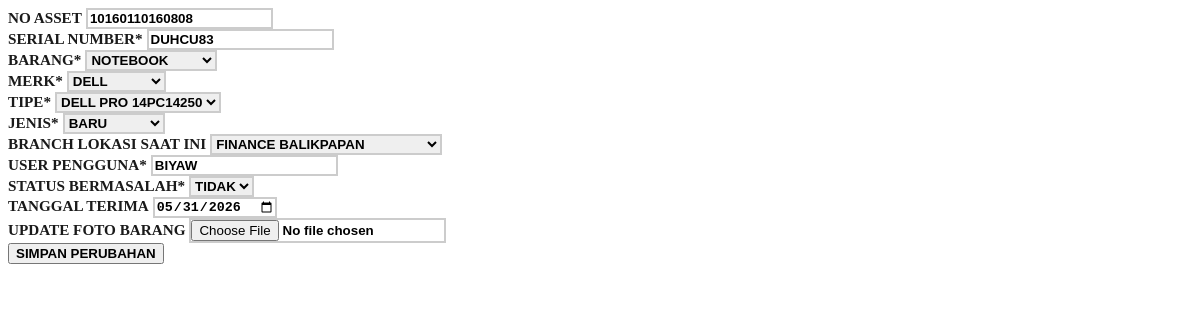
The app's page /Barang/update.php?id=71 (signed in) with its own data.
### tables this page shows
CREATE TABLE `barang` (
  `id` int NOT NULL,
  `user_id` int NOT NULL,
  `id_barang` int NOT NULL,
  `id_merk` int NOT NULL,
  `no_asset` varchar(50) NOT NULL,
  `serial_number` varchar(100) NOT NULL,
  `id_tipe` int NOT NULL,
  `id_jenis` int NOT NULL,
  `tanggal_terima` date NOT NULL,
  `bermasalah` enum('Iya','Tidak') NOT NULL,
  `keterangan_masalah` text,
  `id_status` int NOT NULL,
  `id_branch` int NOT NULL,
  `foto` varchar(255) NOT NULL,
  `user` varchar(100) NOT NULL,
  `status` enum('Tersedia','Dalam Perjalanan','Diterima') DEFAULT 'Tersedia'
);

CREATE TABLE `tb_barang` (
  `id_barang` int NOT NULL,
  `id_branch` int DEFAULT NULL,
  `nama_barang` varchar(100) NOT NULL,
  `status` enum('Tersedia','Dalam Perjalanan','Diterima') DEFAULT 'Tersedia'
);

CREATE TABLE `tb_merk` (
  `id_merk` int NOT NULL,
  `nama_merk` varchar(100) NOT NULL
);

CREATE TABLE `tb_tipe` (
  `id_tipe` int NOT NULL,
  `id_barang` int DEFAULT NULL,
  `id_merk` int DEFAULT NULL,
  `nama_tipe` varchar(100) NOT NULL
);

CREATE TABLE `tb_jenis` (
  `id_jenis` int NOT NULL,
  `nama_jenis` varchar(100) NOT NULL
);

CREATE TABLE `tb_branch` (
  `id_branch` int NOT NULL,
  `nama_branch` varchar(100) NOT NULL
);

### Barang/update.php (the view, shortened to what this page needs)
<?php
include '../config/koneksi.php';
function h($value): string
{
    return htmlspecialchars((string) $value, ENT_QUOTES, 'UTF-8');
}
function getBarangById(mysqli $koneksi, int $id): ?array
{
    $stmt = mysqli_prepare($koneksi, "SELECT * FROM barang WHERE id = ? LIMIT 1");
    mysqli_stmt_bind_param($stmt, 'i', $id);
    mysqli_stmt_execute($stmt);
    $result = mysqli_stmt_get_result($stmt);
    $row = mysqli_fetch_assoc($result) ?: null;
    return $row;
}
function getSelectOptions(mysqli $koneksi, string $sql): array
{
    $rows = [];
    $query = mysqli_query($koneksi, $sql);
    while ($row = mysqli_fetch_assoc($query)) $rows[] = $row;
    return $rows;
}
$id = (int) ($_GET['id'] ?? $_POST['id'] ?? 0);
$type = $_GET['type'] ?? 'master';
$barang = getBarangById($koneksi, $id);
if ($_SERVER['REQUEST_METHOD'] === 'GET') {
    $barangOptions    = getSelectOptions($koneksi, "SELECT * FROM tb_barang ORDER BY nama_barang ASC");
    $currentIdBarang  = (int) $barang['id_barang'];
    $merkOptions      = getSelectOptions($koneksi, "SELECT DISTINCT m.id_merk, m.nama_merk FROM tb_tipe t JOIN tb_merk m ON t.id_merk = m.id_merk WHERE t.id_barang = $currentIdBarang ORDER BY m.nama_merk ASC");
    $currentIdMerk    = (int) $barang['id_merk'];
    $tipeOptions      = getSelectOptions($koneksi, "SELECT id_tipe, nama_tipe FROM tb_tipe WHERE id_barang = $currentIdBarang AND id_merk = $currentIdMerk ORDER BY nama_tipe ASC");
    $jenisOptions     = getSelectOptions($koneksi, "SELECT * FROM tb_jenis ORDER BY nama_jenis ASC");
    $branchOptions    = getSelectOptions($koneksi, "SELECT * FROM tb_branch ORDER BY nama_branch ASC");
    $tujuanOptions    = getSelectOptions($koneksi, "SELECT * FROM tb_branch ORDER BY nama_branch ASC");
    $pemilikBarang = $barang['user'] ?? '';
?>
    <form id="formUpdate" enctype="multipart/form-data">
        <?php if ($type === 'master'): ?>
            <div class="row g-3">
                <div class="col-md-6">
                    <label class="label-bold">No Asset</label>
                    <input type="text" name="no_asset" class="form-control input-bold" value="<?= h($barang['no_asset'] ?? '') ?>" placeholder="Boleh dikosongkan">
                </div>
                <div class="col-md-6">
                    <label class="label-bold">Serial Number<span class="text-danger">*</span></label>
                    <input type="text" name="serial_number" class="form-control input-bold text-uppercase" value="<?= h($barang['serial_number'] ?? '') ?>" placeholder="Wajib diisi!" required>
                </div>
                <div class="col-md-6">
                    <label class="label-bold">Barang<span class="text-danger">*</span></label>
                    <select name="id_barang" id="update_id_barang" class="form-control select2 input-bold" required>
                        <?php foreach ($barangOptions as $b): ?>
                            <option value="<?= (int) $b['id_barang'] ?>" <?= (int) $b['id_barang'] === (int) $barang['id_barang'] ? 'selected' : '' ?>><?= strtoupper(h($b['nama_barang'])) ?></option>
                        <?php endforeach; ?>
                    </select>
                </div>
                <div class="col-md-6">
                    <label class="label-bold">Merk<span class="text-danger">*</span></label>
                    <select name="id_merk" id="update_id_merk" class="form-control select2 input-bold" required>
                        <?php foreach ($merkOptions as $m): ?>
                            <option value="<?= (int) $m['id_merk'] ?>" <?= (int) $m['id_merk'] === (int) $barang['id_merk'] ? 'selected' : '' ?>><?= strtoupper(h($m['nama_merk'])) ?></option>
                        <?php endforeach; ?>
                    </select>
                </div>
                <div class="col-md-6">
                    <label class="label-bold">Tipe<span class="text-danger">*</span></label>
                    <select name="id_tipe" id="update_id_tipe" class="form-control select2 input-bold" required>
                        <?php foreach ($tipeOptions as $t): ?>
                            <option value="<?= (int) $t['id_tipe'] ?>" <?= (int) $t['id_tipe'] === (int) $barang['id_tipe'] ? 'selected' : '' ?>><?= strtoupper(h($t['nama_tipe'])) ?></option>
                        <?php endforeach; ?>
                    </select>
                </div>
                <div class="col-md-6">
                    <label class="label-bold">Jenis<span class="text-danger">*</span></label>
                    <select name="id_jenis" class="form-control select2 input-bold" required>
                        <?php foreach ($jenisOptions as $j): ?>
                            <option value="<?= (int) $j['id_jenis'] ?>" <?= (int) $j['id_jenis'] === (int) $barang['id_jenis'] ? 'selected' : '' ?>><?= strtoupper(h($j['nama_jenis'])) ?></option>
                        <?php endforeach; ?>
                    </select>
                </div>
                <div class="col-md-6">
                    <label class="label-bold">Branch Lokasi Saat Ini</label>
                    <select name="id_branch" class="form-control select2 input-bold">
                        <?php foreach ($branchOptions as $b): ?>
                            <option value="<?= (int) $b['id_branch'] ?>" <?= (int) $b['id_branch'] === (int) $barang['id_branch'] ? 'selected' : '' ?>><?= strtoupper(h($b['nama_branch'])) ?></option>
                        <?php endforeach; ?>
                    </select>
                </div>
                <div class="col-md-6">
                    <label class="label-bold">User Pengguna<span class="text-danger">*</span></label>
                    <input type="text" name="user" class="form-control input-bold text-uppercase" value="<?= strtoupper(h($pemilikBarang)) ?>" required>
                </div>
                <div class="col-md-6">
                    <label class="label-bold">Status Bermasalah<span class="text-danger">*</span></label>
                    <select name="bermasalah" id="updateBermasalahSelect" class="form-control input-bold" required>
                        <option value="Tidak" <?= ($barang['bermasalah'] ?? '') === 'Tidak' ? 'selected' : '' ?>>TIDAK</option>
                    </select>
                </div>
                <div class="col-md-6">
                    <label class="label-bold">Tanggal Terima</label>
                    <input type="date" name="tanggal_terima" class="form-control input-bold" value="<?= h($barang['tanggal_terima'] ?? '') ?>">
                </div>
                <div class="col-md-6">
                    <label class="label-bold">Update Foto Barang</label>
                    <input type="file" name="foto" class="form-control input-bold">
                </div>
            </div>
            <div class="mt-4 text-end">
                <button type="submit" class="btn btn-warning btn-lg fw-black border-dark border-2 px-5"><i class="bi bi-save me-1"></i> SIMPAN PERUBAHAN</button>
            </div>
        <?php endif; ?>
    </form>
<?php
    exit;
}

### Barang/update.php (style rules this page uses)
.fw-black { font-weight: 900 !important; color: #000 !important; }
.label-bold { font-weight: 900 !important; color: #1a1a1a !important; text-transform: uppercase; font-size: 0.95rem; margin-bottom: 5px; }
.input-bold { font-weight: bold !important; color: #000 !important; border: 2px solid #ccc !important; }

### records on screen
barang: no_asset "10160110160808", serial_number "DUHCU83", id_barang "NOTEBOOK", id_merk "DELL", id_tipe "DELL PRO 14PC14250", id_jenis "BARU", id_branch "FINANCE BALIKPAPAN", user "BIYAW", bermasalah "TIDAK", tanggal_terima "05/31/2026"
